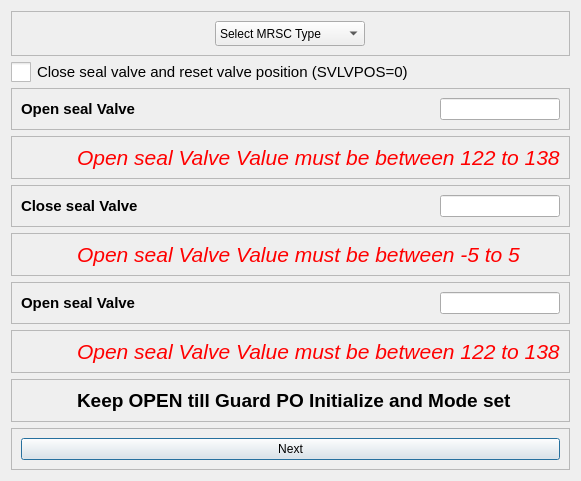
<?xml version="1.0" encoding="UTF-8"?>
<ui version="4.0">
 <class>Dialog</class>
 <widget class="QDialog" name="Dialog">
  <property name="geometry">
   <rect>
    <x>0</x>
    <y>0</y>
    <width>558</width>
    <height>476</height>
   </rect>
  </property>
  <property name="windowTitle">
   <string>Dialog</string>
  </property>
  <layout class="QVBoxLayout" name="verticalLayout">
   <item>
    <widget class="QFrame" name="frame_4">
     <property name="frameShape">
      <enum>QFrame::Shape::StyledPanel</enum>
     </property>
     <property name="frameShadow">
      <enum>QFrame::Shadow::Raised</enum>
     </property>
     <layout class="QHBoxLayout" name="horizontalLayout_4">
      <item>
       <widget class="QComboBox" name="comboBox">
        <property name="minimumSize">
         <size>
          <width>150</width>
          <height>25</height>
         </size>
        </property>
        <property name="maximumSize">
         <size>
          <width>150</width>
          <height>25</height>
         </size>
        </property>
        <item>
         <property name="text">
          <string>Select MRSC Type</string>
         </property>
        </item>
        <item>
         <property name="text">
          <string>Low Shock</string>
         </property>
        </item>
        <item>
         <property name="text">
          <string>Water Receptacle</string>
         </property>
        </item>
        <item>
         <property name="text">
          <string>Exit Port</string>
         </property>
        </item>
       </widget>
      </item>
     </layout>
    </widget>
   </item>
   <item>
    <widget class="QCheckBox" name="checkBox_1">
     <property name="enabled">
      <bool>true</bool>
     </property>
     <property name="styleSheet">
      <string notr="true">QCheckBox {
    font-size: 15px; /* Larger text */
}
QCheckBox::indicator {
    width: 20px; /* Larger checkbox square */
    height: 20px; /* Larger checkbox square */
}</string>
     </property>
     <property name="text">
      <string>Close seal valve and reset valve position (SVLVPOS=0)</string>
     </property>
    </widget>
   </item>
   <item>
    <widget class="QFrame" name="frame">
     <property name="frameShape">
      <enum>QFrame::Shape::StyledPanel</enum>
     </property>
     <property name="frameShadow">
      <enum>QFrame::Shadow::Raised</enum>
     </property>
     <layout class="QHBoxLayout" name="horizontalLayout">
      <item>
       <widget class="QLabel" name="label_9">
        <property name="text">
         <string>&lt;html&gt;&lt;head/&gt;&lt;body&gt;&lt;p&gt;&lt;span style=&quot; font-size:11pt; font-weight:700;&quot;&gt;Open seal Valve&lt;/span&gt;&lt;/p&gt;&lt;/body&gt;&lt;/html&gt;</string>
        </property>
       </widget>
      </item>
      <item>
       <widget class="QLineEdit" name="lineEdit_6">
        <property name="minimumSize">
         <size>
          <width>0</width>
          <height>0</height>
         </size>
        </property>
        <property name="maximumSize">
         <size>
          <width>120</width>
          <height>16777215</height>
         </size>
        </property>
       </widget>
      </item>
     </layout>
    </widget>
   </item>
   <item>
    <widget class="QFrame" name="frame_15">
     <property name="frameShape">
      <enum>QFrame::Shape::StyledPanel</enum>
     </property>
     <property name="frameShadow">
      <enum>QFrame::Shadow::Raised</enum>
     </property>
     <layout class="QHBoxLayout" name="horizontalLayout_16">
      <property name="spacing">
       <number>15</number>
      </property>
      <property name="topMargin">
       <number>0</number>
      </property>
      <property name="bottomMargin">
       <number>0</number>
      </property>
      <item>
       <widget class="QLabel" name="label_17">
        <property name="minimumSize">
         <size>
          <width>41</width>
          <height>41</height>
         </size>
        </property>
        <property name="maximumSize">
         <size>
          <width>41</width>
          <height>41</height>
         </size>
        </property>
        <property name="text">
         <string/>
        </property>
        <property name="pixmap">
         <pixmap resource="../../Images.qrc">:/Icons/Icons/risk-icon.png</pixmap>
        </property>
        <property name="scaledContents">
         <bool>true</bool>
        </property>
       </widget>
      </item>
      <item>
       <widget class="QLabel" name="label_18">
        <property name="text">
         <string>&lt;html&gt;&lt;head/&gt;&lt;body&gt;&lt;p&gt;&lt;span style=&quot; font-size:16pt; font-style:italic; color:#ff0000;&quot;&gt;Open seal Valve Value must be between 122 to 138&lt;/span&gt;&lt;/p&gt;&lt;/body&gt;&lt;/html&gt;</string>
        </property>
       </widget>
      </item>
     </layout>
    </widget>
   </item>
   <item>
    <widget class="QFrame" name="frame_2">
     <property name="frameShape">
      <enum>QFrame::Shape::StyledPanel</enum>
     </property>
     <property name="frameShadow">
      <enum>QFrame::Shadow::Raised</enum>
     </property>
     <layout class="QHBoxLayout" name="horizontalLayout_2">
      <item>
       <widget class="QLabel" name="label_10">
        <property name="text">
         <string>&lt;html&gt;&lt;head/&gt;&lt;body&gt;&lt;p&gt;&lt;span style=&quot; font-size:11pt; font-weight:700;&quot;&gt;Close seal Valve&lt;/span&gt;&lt;/p&gt;&lt;/body&gt;&lt;/html&gt;</string>
        </property>
       </widget>
      </item>
      <item>
       <widget class="QLineEdit" name="lineEdit_7">
        <property name="minimumSize">
         <size>
          <width>0</width>
          <height>0</height>
         </size>
        </property>
        <property name="maximumSize">
         <size>
          <width>120</width>
          <height>16777215</height>
         </size>
        </property>
       </widget>
      </item>
     </layout>
    </widget>
   </item>
   <item>
    <widget class="QFrame" name="frame_16">
     <property name="frameShape">
      <enum>QFrame::Shape::StyledPanel</enum>
     </property>
     <property name="frameShadow">
      <enum>QFrame::Shadow::Raised</enum>
     </property>
     <layout class="QHBoxLayout" name="horizontalLayout_17">
      <property name="spacing">
       <number>15</number>
      </property>
      <property name="topMargin">
       <number>0</number>
      </property>
      <property name="bottomMargin">
       <number>0</number>
      </property>
      <item>
       <widget class="QLabel" name="label_19">
        <property name="minimumSize">
         <size>
          <width>41</width>
          <height>41</height>
         </size>
        </property>
        <property name="maximumSize">
         <size>
          <width>41</width>
          <height>41</height>
         </size>
        </property>
        <property name="text">
         <string/>
        </property>
        <property name="pixmap">
         <pixmap resource="../../Images.qrc">:/Icons/Icons/risk-icon.png</pixmap>
        </property>
        <property name="scaledContents">
         <bool>true</bool>
        </property>
       </widget>
      </item>
      <item>
       <widget class="QLabel" name="label_20">
        <property name="text">
         <string>&lt;html&gt;&lt;head/&gt;&lt;body&gt;&lt;p&gt;&lt;span style=&quot; font-size:16pt; font-style:italic; color:#ff0000;&quot;&gt;Open seal Valve Value must be between -5 to 5&lt;/span&gt;&lt;/p&gt;&lt;/body&gt;&lt;/html&gt;</string>
        </property>
       </widget>
      </item>
     </layout>
    </widget>
   </item>
   <item>
    <widget class="QFrame" name="frame_3">
     <property name="frameShape">
      <enum>QFrame::Shape::StyledPanel</enum>
     </property>
     <property name="frameShadow">
      <enum>QFrame::Shadow::Raised</enum>
     </property>
     <layout class="QHBoxLayout" name="horizontalLayout_3">
      <item>
       <widget class="QLabel" name="label_11">
        <property name="text">
         <string>&lt;html&gt;&lt;head/&gt;&lt;body&gt;&lt;p&gt;&lt;span style=&quot; font-size:11pt; font-weight:700;&quot;&gt;Open seal Valve&lt;/span&gt;&lt;/p&gt;&lt;/body&gt;&lt;/html&gt;</string>
        </property>
       </widget>
      </item>
      <item>
       <widget class="QLineEdit" name="lineEdit_8">
        <property name="minimumSize">
         <size>
          <width>0</width>
          <height>0</height>
         </size>
        </property>
        <property name="maximumSize">
         <size>
          <width>120</width>
          <height>16777215</height>
         </size>
        </property>
       </widget>
      </item>
     </layout>
    </widget>
   </item>
   <item>
    <widget class="QFrame" name="frame_17">
     <property name="frameShape">
      <enum>QFrame::Shape::StyledPanel</enum>
     </property>
     <property name="frameShadow">
      <enum>QFrame::Shadow::Raised</enum>
     </property>
     <layout class="QHBoxLayout" name="horizontalLayout_18">
      <property name="spacing">
       <number>15</number>
      </property>
      <property name="topMargin">
       <number>0</number>
      </property>
      <property name="bottomMargin">
       <number>0</number>
      </property>
      <item>
       <widget class="QLabel" name="label_21">
        <property name="minimumSize">
         <size>
          <width>41</width>
          <height>41</height>
         </size>
        </property>
        <property name="maximumSize">
         <size>
          <width>41</width>
          <height>41</height>
         </size>
        </property>
        <property name="text">
         <string/>
        </property>
        <property name="pixmap">
         <pixmap resource="../../Images.qrc">:/Icons/Icons/risk-icon.png</pixmap>
        </property>
        <property name="scaledContents">
         <bool>true</bool>
        </property>
       </widget>
      </item>
      <item>
       <widget class="QLabel" name="label_22">
        <property name="text">
         <string>&lt;html&gt;&lt;head/&gt;&lt;body&gt;&lt;p&gt;&lt;span style=&quot; font-size:16pt; font-style:italic; color:#ff0000;&quot;&gt;Open seal Valve Value must be between 122 to 138&lt;/span&gt;&lt;/p&gt;&lt;/body&gt;&lt;/html&gt;</string>
        </property>
       </widget>
      </item>
     </layout>
    </widget>
   </item>
   <item>
    <widget class="QFrame" name="frame_14">
     <property name="frameShape">
      <enum>QFrame::Shape::StyledPanel</enum>
     </property>
     <property name="frameShadow">
      <enum>QFrame::Shadow::Raised</enum>
     </property>
     <layout class="QHBoxLayout" name="horizontalLayout_15">
      <property name="spacing">
       <number>15</number>
      </property>
      <property name="topMargin">
       <number>0</number>
      </property>
      <property name="bottomMargin">
       <number>0</number>
      </property>
      <item>
       <widget class="QLabel" name="label_15">
        <property name="minimumSize">
         <size>
          <width>41</width>
          <height>41</height>
         </size>
        </property>
        <property name="maximumSize">
         <size>
          <width>41</width>
          <height>41</height>
         </size>
        </property>
        <property name="text">
         <string/>
        </property>
        <property name="pixmap">
         <pixmap resource="../../Images.qrc">:/Icons/Icons/risk-icon.png</pixmap>
        </property>
        <property name="scaledContents">
         <bool>true</bool>
        </property>
       </widget>
      </item>
      <item>
       <widget class="QLabel" name="label_16">
        <property name="text">
         <string>&lt;html&gt;&lt;head/&gt;&lt;body&gt;&lt;p&gt;&lt;span style=&quot; font-size:14pt; font-weight:700;&quot;&gt;Keep OPEN till Guard PO Initialize and Mode set&lt;/span&gt;&lt;/p&gt;&lt;/body&gt;&lt;/html&gt;</string>
        </property>
       </widget>
      </item>
     </layout>
    </widget>
   </item>
   <item>
    <widget class="QFrame" name="frame_28">
     <property name="frameShape">
      <enum>QFrame::Shape::StyledPanel</enum>
     </property>
     <property name="frameShadow">
      <enum>QFrame::Shadow::Raised</enum>
     </property>
     <layout class="QVBoxLayout" name="verticalLayout_4">
      <item>
       <widget class="QPushButton" name="pushButton">
        <property name="text">
         <string>Next</string>
        </property>
       </widget>
      </item>
     </layout>
    </widget>
   </item>
  </layout>
 </widget>
 <resources>
  <include location="../../Images.qrc"/>
 </resources>
 <connections/>
</ui>
